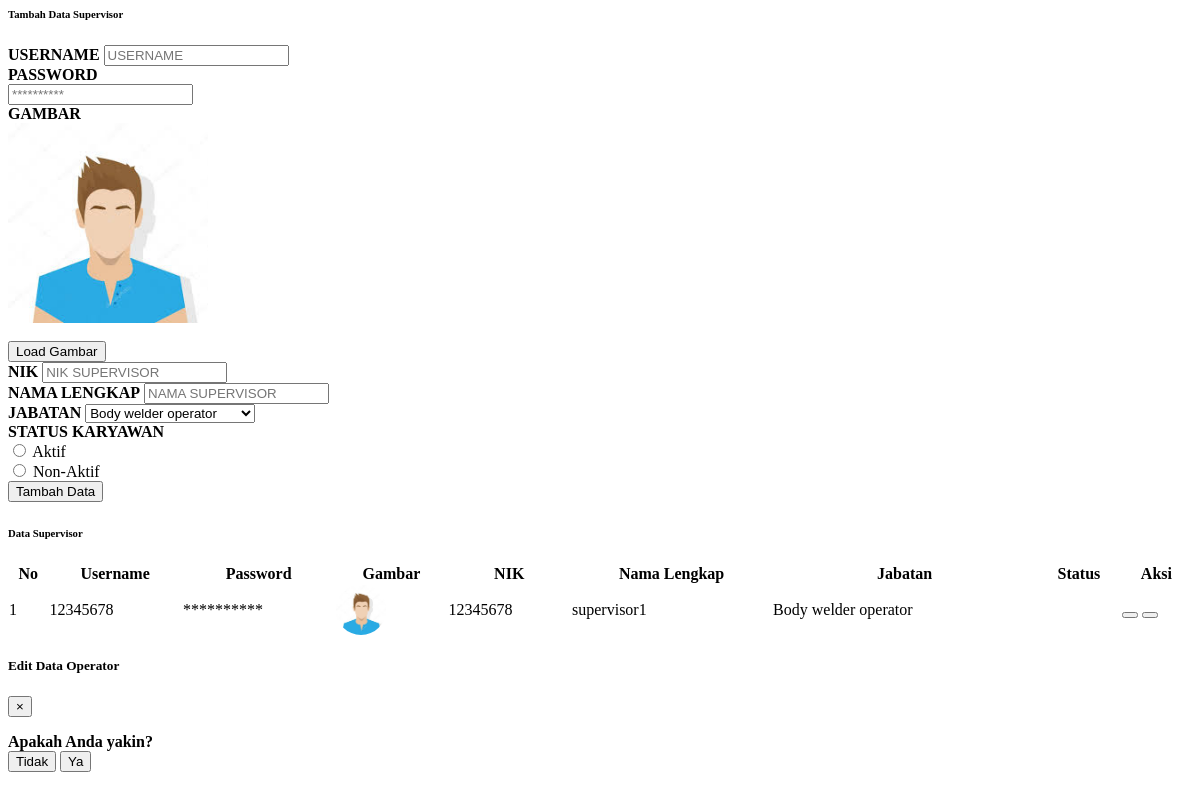
Page /module/admin/dataKaryawan/dataSupervisor.php on the earlier database version.
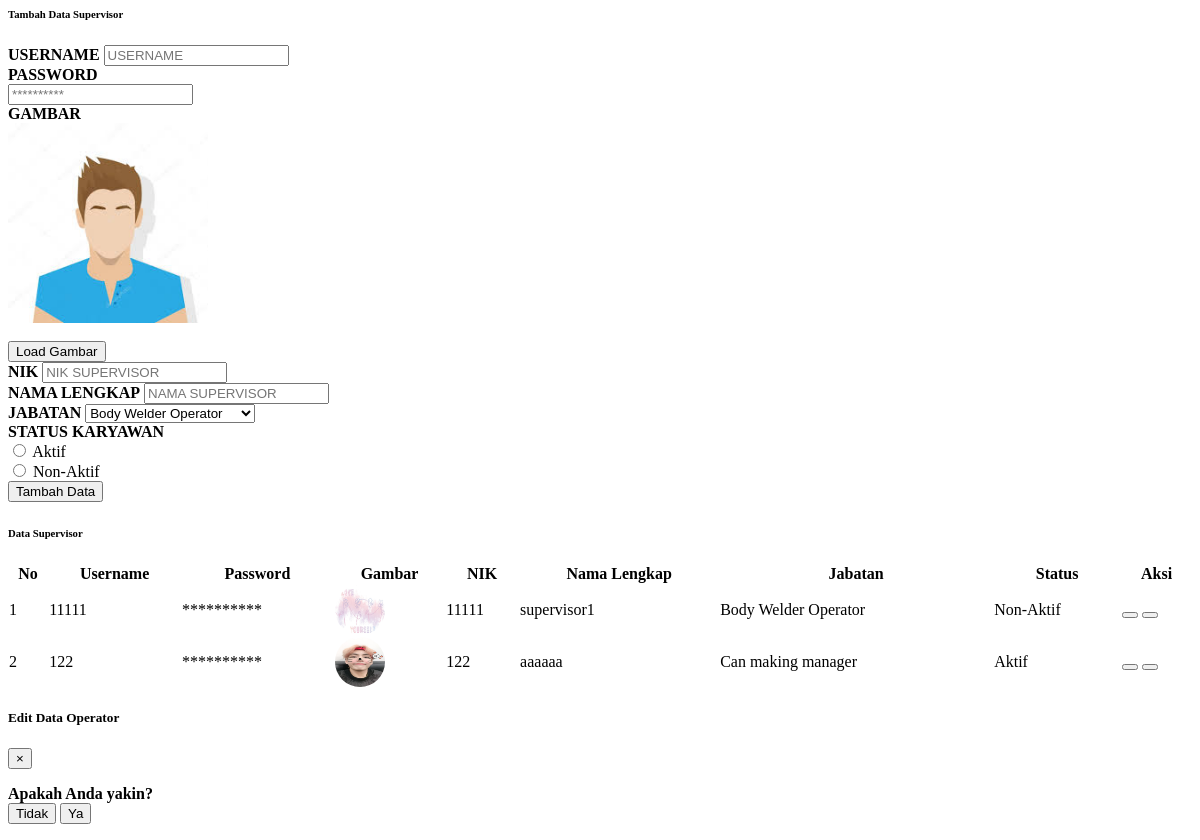
Same page on the later database version.
### tables this page shows
CREATE TABLE `tabel_supervisor` (
  `id_supervisor` int(30) NOT NULL,
  `id_user` int(11) NOT NULL,
  `id_jabatan` int(11) NOT NULL,
  `nama` varchar(50) NOT NULL,
  `nik` int(20) NOT NULL,
  `foto` text NOT NULL,
  `status_aktif` enum('Aktif','Non-Aktif') NOT NULL,
  `waktu_tambah` datetime NOT NULL,
  `waktu_edit` datetime NOT NULL
);

CREATE TABLE `tabel_user` (
  `id_user` int(10) NOT NULL,
  `username` varchar(30) NOT NULL,
  `password` varchar(30) NOT NULL,
  `level` enum('operator','supervisor','admin') NOT NULL
);

CREATE TABLE `tabel_jabatan` (
  `id_jabatan` int(11) NOT NULL,
  `nama` varchar(100) NOT NULL
);

### process/proses_adminDataSupervisor.php (called while the page is built, shortened)
<?php
function tampilJabatan($con){
    $jabatan="SELECT * FROM tabel_jabatan";
    $resultJabatan = mysqli_query($con, $jabatan);
    return $resultJabatan;
}
?>

### module/admin/dataKaryawan/dataSupervisor.php (the view, shortened to what the changed rows need)
<?php
  include "../config/connection.php";
  include "../process/proses_adminDataSupervisor.php";
?>
<body onload="setupSupervisor2();">
<div class="container-fluid" id="dataKaryawan" onload="setupSupervisor2();">
    <div class="card shadow mb-4">
        <div class="card-body">
            <form class="user" action="../process/proses_adminDataSupervisor.php?module=dataSupervisor&act=tambah" id="formDataSupervisorAdmin" method="POST" enctype="multipart/form-data">
                <div class = "row">
                    <div class="col-sm-6">
                        <div class="form-group row">
                            <div class="col-sm-12 mb-3 mb-sm-0">
                                <label class="col-sm-6 small d-flex flex-column justify-content-center" for="jabatan" style="font-weight: bold">JABATAN</label>
                                <?php
                                    $resultJabatan = tampilJabatan($con);
                                ?>
                               <select class="custom-select-karyawan my-1 mr-sm-2" name="jabatanSupervisorAdmin">
                                    <?php
                                        if(mysqli_num_rows($resultJabatan) > 0){
                                            while($row = mysqli_fetch_assoc($resultJabatan)){
                                                echo "<option value='".$row['id_jabatan']."'>".$row['nama']."</option>";
                                            }
                                        }
                                    ?>
                                </select>
                            </div>
                        </div>
                    </div>
                </div>
            </form>
        </div>
    </div>
    <div class="card shadow mb-4">
        <div class="card-body">
            <div class="table-responsive">
                <table class="table table-bordered" id="dataTable" width="100%" cellspacing="0">
                    <thead>
                        <tr class="text-center">
                            <th>No</th>
                            <th>Username</th>
                            <th>Password</th>
                            <th>Gambar</th>
                            <th>NIK</th>
                            <th>Nama Lengkap</th>
                            <th>Jabatan</th>
                            <th>Status</th>
                            <th>Aksi</th>
                        </tr>
                    </thead>
                    <tbody>
                    <?php
                        $queryTampilData = "SELECT ts.*, ts.nama AS nama_lengkap ,tj.*, tj.nama AS nama_jabatan, tu.* FROM tabel_supervisor ts,tabel_jabatan tj,tabel_user tu WHERE ts.id_jabatan = tj.id_jabatan
                            AND ts.id_user = tu.id_user;
                            ";
                        $resultTampilData = mysqli_query($con, $queryTampilData);
                        $index = 1;
                        if(mysqli_num_rows($resultTampilData) > 0){
                            while($rowTampilData = mysqli_fetch_assoc($resultTampilData)){
                    ?>
                        <tr class="text-center" id-supervisor="<?php echo $rowTampilData["id_supervisor"] ?>">
                            <td ><?php echo $index; ?></td>
                            <td class="usernameSupervisor"><?php echo $rowTampilData["username"]; ?></td>
                            <td class="passwordSupervisor">**********</td>
                            <td class="fotoSupervisor"><img src="../attachment/img/<?php echo ($rowTampilData['foto'] == null)? 'avatar.jpeg' : $rowTampilData['foto'] ; ?>" style="width:50px;height:50px;border-radius:50%;"></td>
                            <td class="nikSupervisor"><?php echo $rowTampilData["nik"]; ?></td>
                            <td class="namaSupervisor"><?php echo $rowTampilData["nama_lengkap"]; ?></td>
                            <td class="jabatanSupervisor"><?php echo $rowTampilData["nama_jabatan"]; ?></td>
                            <td class="statusSupervisor"><?php echo $rowTampilData["status_aktif"]; ?></td>
                            <td>
                                <button type="button" class="btn btn-primary edit-dataSupervisor-admin" data-toggle="modal" data-target="#editDataSupervisorModal" id_userEdit="<?php echo $rowTampilData["id_user"];?>" id_supervisorEdit="<?php echo $rowTampilData["id_supervisor"];?>">
                                </button>
                                <button type="button" class="btn btn-danger hapus-dataSupervisor-admin" data-toggle="modal" data-target="#hapusDataSupervisorModal" id_user="<?php echo $rowTampilData["id_user"];?>" id_supervisor="<?php echo $rowTampilData["id_supervisor"];?>">
                                </button>
                            </td>
                        </tr>
                    <?php
                        $index++;
                        }
                    ?>
                    <?php
                    }   else{
                    ?>
                        <!-- <div>
                            <p>Data Operator tidak tersedia</p>
                        </div> -->
                    <?php
                    }
                    ?>
                    </tbody>
                </table>
            </div>
        </div>
    </div>
</div>
</body>

Differences in the rows shown:
changed tabel_supervisor "supervisor1": id_user.username "12345678" → "11111"; foto: picture added in place of a placeholder; nik "12345678" → "11111"; id_jabatan.nama "Body welder operator" → "Body Welder Operator"; status_aktif (not shown) → "Non-Aktif"
added tabel_supervisor: id_user.username "122", foto (picture), nik "122", nama "aaaaaa", id_jabatan.nama "Can making manager", status_aktif "Aktif"
Other differences:
form field jabatanSupervisorAdmin: "Body welder operator" → "Body Welder Operator"
